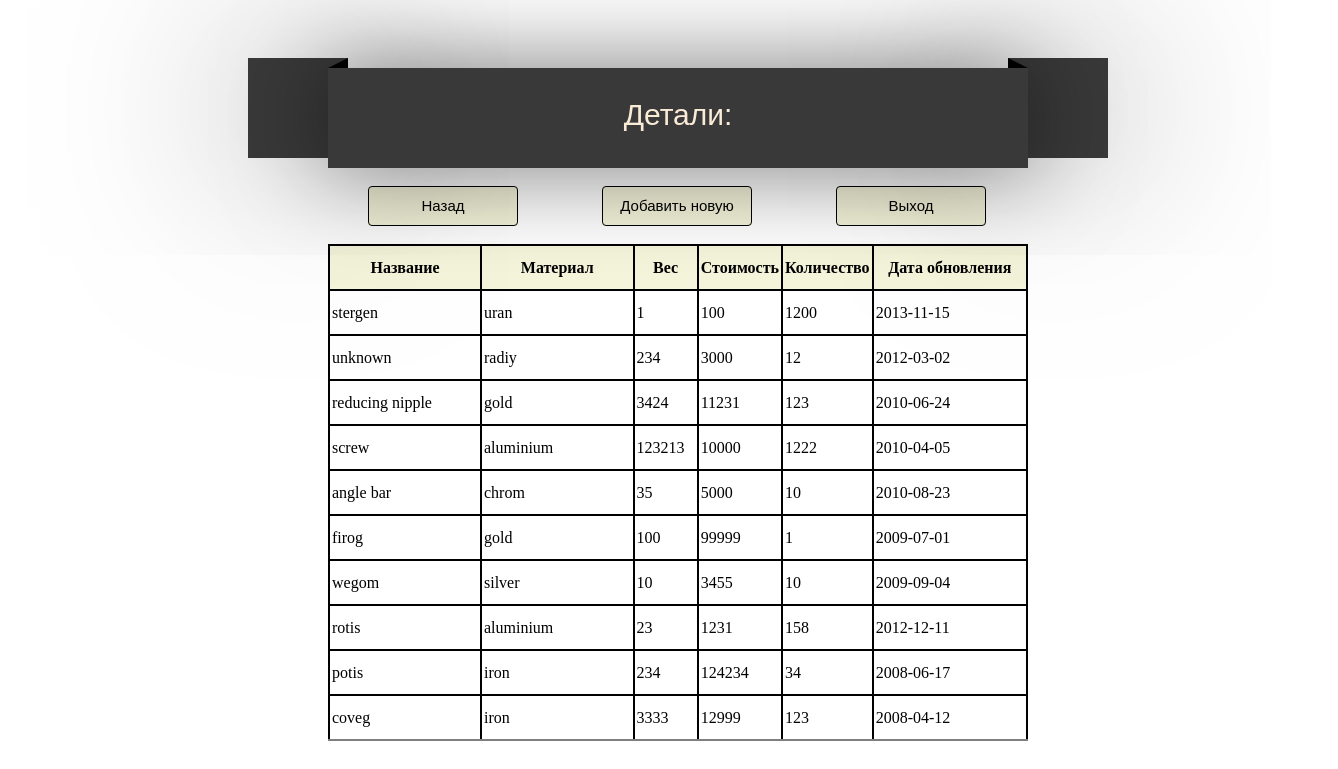
The app's page /PHP/details.php (signed in) with its own data.
### tables this page shows
CREATE TABLE IF NOT EXISTS `detail` (
  `id_detail` int(10) unsigned NOT NULL AUTO_INCREMENT,
  `data` date NOT NULL,
  `namber` int(10) unsigned NOT NULL,
  `weight` int(10) unsigned NOT NULL,
  `cost` int(10) unsigned NOT NULL,
  `material` varchar(45) NOT NULL,
  `name` varchar(45) NOT NULL,
  PRIMARY KEY (`id_detail`)
);

### PHP/details.php (the view, shortened to what this page needs)
<?php
if (mysql_connect('localhost', $_COOKIE["log"], $_COOKIE["pas"]) && $_COOKIE["log"] == 'manager' )
{
    if (mysql_select_db('details_make'))
    {
        $query = "SELECT `id_detail`, `data`, `namber`, `weight`, `cost`, "
                . "`material`, `name` "
                . "FROM `detail`";
        $res = mysql_query($query);
        if (mysql_num_rows($res) > 0)
        {
        echo ' <head>
               <title>Вход</title>
               <meta http-equiv="Content-Type" content="text/html; charset=UTF-8">
               </head>  ';
        echo '<link rel="stylesheet" type="text/css" href="../report2.css" >';
        echo '<link rel="stylesheet" type="text/css" href="../manager.css" >';
        echo '<div class="style">
                <div class="ribbon">
                  <div class="ribbon-front">
                    <div class="front-text">
                        Детали:
                    </div>
                  </div>
                <div class="ribbon-edge-topleft"></div>
                <div class="ribbon-edge-topright"></div>
                <div class="ribbon-edge-bottomleft"></div>
                <div class="ribbon-edge-bottomright"></div>
                <div class="ribbon-back-left"></div>
                <div class="ribbon-back-right"></div>';
        echo '<br>';
        echo '  <input type=button value=Назад onclick=location.href="../PHP/manager.php" class=button_small>    ';
        echo '  <input type=button value="Добавить новую" '
        . 'onclick=location.href="../PHP/new_details.php" class=button_small>    ';
        echo '  <input type=button value=Выход onclick=location.href="../PHP/exit.php" class=button_small>    ';
        echo '<br><br><div class=center>';
            echo '<table>';
            echo '<thead>';
            echo '<tr>';
            echo '<th class=large>Название</th>';
            echo '<th class=large>Материал</th>';
            echo '<th>Вес</th>';
            echo '<th>Стоимость</th>';
            echo '<th>Количество</th>';
            echo '<th class=large>Дата обновления</th>';
            echo '</tr>';
            echo '</thead>';
            echo '<tbody>';
            $tmp = mysql_num_rows($res);
            for ($i = 0; $i < $tmp; $i++)
            {
                $data = mysql_fetch_array($res);
                echo '<tr>';
                echo '<td>' . $data['name'] . '</td>';
                echo '<td>' . $data['material'] . '</td>';
                echo '<td>' . $data['weight'] . '</td>';
                echo '<td>' . $data['cost'] . '</td>';
                echo '<td>' . $data['namber'] . '</td>';
                echo '<td>' . $data['data'] . '</td>';
                echo '<tr>';
            }
            echo '</tbody>';
            echo '</table>';
        }
        else
        {
            unset($query);
            header("location: ../err/error_data.html");
            exit();
        }
    }
    else
    {
        header("location: ../err/error_dbase.html");
        exit();
    }
}
else
{
    header("location: ../err/error_base.html");
    exit();
}
?>

### report2.css (style rules this page uses)
.center { margin-right: 300px; }
table, th, td { border-style:solid; height:45px; border-width:2px; border-collapse:collapse; padding:2px; }
th { height:45px; background-color: beige; color:black; width: 60px; border-color:black; }
.large { width: 200px; }
.style { position:relative; width: 500px; margin: 0 320px 0; top: 60px; }
.ribbon { position: relative; width:1000px; padding-right:auto; padding-left: auto; }
.front-text { text-align:center; padding-top:30px; font:30px Arial; color: antiquewhite; }
.ribbon-front { background-color: #393939; height: 100px; width: 700px; position: relative; top: 0px; box-shadow: 0px 0px 100px rgba(0,0,0,0.55); z-index: 2; }
.ribbon-edge-topleft { top: -10px; border-width:10px 20px 0 0; position: absolute; z-index:1; border-style:solid; height:0px; width:0px; border-color:transparent #000000; }
.ribbon-edge-topright { top: -10px; border-width: 10px 0 0 20px; position: absolute; z-index:1; border-style:solid; height:0px; width:0px; left: 680px; border-color:transparent transparent transparent #000000; }
.ribbon-back-left { position:absolute; top: -10px; left: -80px; width: 100px; height: 100px; background-color:#393939; z-index:0; box-shadow: 0px 0px 200px rgba(0,0,0,0.55); }
.ribbon-back-right { position:absolute; top: -10px; right: 220px; width: 100px; height: 100px; background-color:#393939; z-index:0; box-shadow: 0px 0px 200px rgba(0,0,0,0.55); }

### manager.css (style rules this page uses)
.button_small { font-size: 15px; padding: 4px 12px; line-height: 20px; border: 1px solid black; border-radius: 4px; color: black; background-color: beige; height: 40px; width: 150px; margin: 0px 40px; }
.large { width: 160px; }

### records on screen
detail: name "stergen", material "uran", weight "1", cost "100", namber "1200", data "2013-11-15"
detail: name "unknown", material "radiy", weight "234", cost "3000", namber "12", data "2012-03-02"
detail: name "reducing nipple", material "gold", weight "3424", cost "11231", namber "123", data "2010-06-24"
detail: name "screw", material "aluminium", weight "123213", cost "10000", namber "1222", data "2010-04-05"
detail: name "angle bar", material "chrom", weight "35", cost "5000", namber "10", data "2010-08-23"
detail: name "firog", material "gold", weight "100", cost "99999", namber "1", data "2009-07-01"
detail: name "wegom", material "silver", weight "10", cost "3455", namber "10", data "2009-09-04"
detail: name "rotis", material "aluminium", weight "23", cost "1231", namber "158", data "2012-12-11"
detail: name "potis", material "iron", weight "234", cost "124234", namber "34", data "2008-06-17"
detail: name "coveg", material "iron", weight "3333", cost "12999", namber "123", data "2008-04-12"
